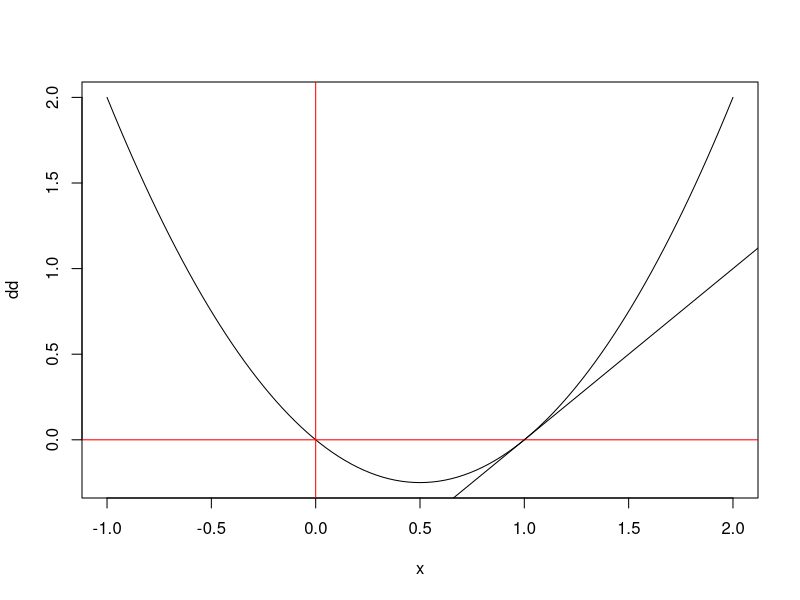

Reproduce this figure in R. (Note: this script raises an error after producing the figure.)
library(magrittr)
library(plyr)
library(dplyr)


dd=function(x){x^2-x}
ff=function(x){x-1}
plot(dd,xlim = c(-1,2))
lines(c(-10,10),c(0,0),col="red")
lines(c(0,0),c(-10,1100),col="red")
plot(ff,add=T,xlim=c(-2,100))

optimize(dd,c(-10,10))
library(ggplot2)

x=-10:10
y1=dd(x)
y2=ff(x)
jj='C:\\Users\\TSR\\Desktop\\test\\'
for (i in 1:500){
  png(paste(jj,i,".png"))
  hist(y)
  dev.off()
}
for (i in 1:500){
  png(paste(jj,i,".png"))
  qplot(y,geom = "histogram")
  dev.off()
}
qplot(y,geom = "histogram") 
 qplot(x=x,y=y2,geom = "line")

 
 x=iris
 na=names(x[,1:3])
 kk=paste(na,sep="",collapse = "+")
 kk=paste("Petal.Width",kk,sep="~")
 lm(as.formula(kk),data=x)
x=1:5
y=5:10
union(x,y)
?union
setequal(x,y)

 
kk=vector("list",3)
kk
tracemem(kk)
kk=vector("list",100000)
gg=proc.time()
for (i in 1:100000){
  kk[[i]]=1
}
proc.time()-gg

kk=list()
gg=proc.time()
for (i in 1:100000){
  kk[[i]]=1
}
proc.time()-gg
pp=list(NA,2,3)
pp
g=is.na(pp)


data()

CO2 %>% head
methods(class="POSIXct")
methods(class="numeric")

a="2015-11-02 10:20:23" %>% as.POSIXct()
a %>% is
show(a)
"["(a)
b=1:3
b %>% is
"["("b")
